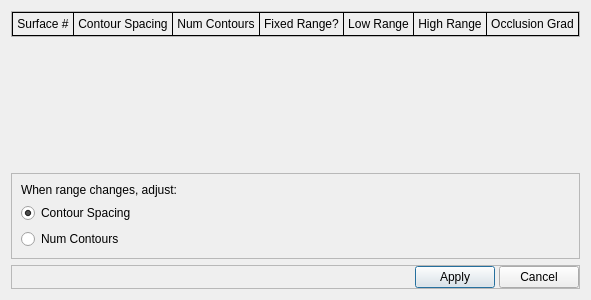
<?xml version="1.0" encoding="UTF-8"?>
<ui version="4.0">
 <class>ContourDialog</class>
 <widget class="QDialog" name="ContourDialog">
  <property name="geometry">
   <rect>
    <x>0</x>
    <y>0</y>
    <width>550</width>
    <height>300</height>
   </rect>
  </property>
  <property name="windowTitle">
   <string>Contour Spacing</string>
  </property>
  <property name="styleSheet">
   <string notr="true"/>
  </property>
  <property name="modal">
   <bool>true</bool>
  </property>
  <layout class="QVBoxLayout" name="verticalLayout">
   <item>
    <widget class="QFrame" name="headerFrame">
     <property name="styleSheet">
      <string notr="true">QLabel {
padding: 4px;
border: 1px solid black;
border-left-width: 0px;
}

#surfHeaderLabel {
border-left-width: 1px;
}

</string>
     </property>
     <property name="frameShape">
      <enum>QFrame::StyledPanel</enum>
     </property>
     <property name="frameShadow">
      <enum>QFrame::Raised</enum>
     </property>
     <layout class="QGridLayout" name="gridLayout">
      <property name="margin">
       <number>0</number>
      </property>
      <property name="spacing">
       <number>0</number>
      </property>
      <item row="0" column="0">
       <widget class="QLabel" name="surfHeaderLabel">
        <property name="frameShape">
         <enum>QFrame::NoFrame</enum>
        </property>
        <property name="frameShadow">
         <enum>QFrame::Plain</enum>
        </property>
        <property name="text">
         <string>Surface #</string>
        </property>
        <property name="alignment">
         <set>Qt::AlignCenter</set>
        </property>
       </widget>
      </item>
      <item row="0" column="5">
       <widget class="QLabel" name="highHeaderLabel">
        <property name="frameShape">
         <enum>QFrame::NoFrame</enum>
        </property>
        <property name="frameShadow">
         <enum>QFrame::Plain</enum>
        </property>
        <property name="text">
         <string>High Range</string>
        </property>
        <property name="alignment">
         <set>Qt::AlignCenter</set>
        </property>
       </widget>
      </item>
      <item row="0" column="6">
       <widget class="QLabel" name="occlusionLabel">
        <property name="frameShape">
         <enum>QFrame::NoFrame</enum>
        </property>
        <property name="frameShadow">
         <enum>QFrame::Plain</enum>
        </property>
        <property name="text">
         <string>Occlusion Grad</string>
        </property>
        <property name="alignment">
         <set>Qt::AlignCenter</set>
        </property>
       </widget>
      </item>
      <item row="0" column="4">
       <widget class="QLabel" name="lowHeaderLabel">
        <property name="frameShape">
         <enum>QFrame::NoFrame</enum>
        </property>
        <property name="frameShadow">
         <enum>QFrame::Plain</enum>
        </property>
        <property name="text">
         <string>Low Range</string>
        </property>
        <property name="alignment">
         <set>Qt::AlignCenter</set>
        </property>
       </widget>
      </item>
      <item row="0" column="3">
       <widget class="QLabel" name="fixedHeaderLabel">
        <property name="frameShape">
         <enum>QFrame::NoFrame</enum>
        </property>
        <property name="frameShadow">
         <enum>QFrame::Plain</enum>
        </property>
        <property name="text">
         <string>Fixed Range?</string>
        </property>
        <property name="alignment">
         <set>Qt::AlignCenter</set>
        </property>
       </widget>
      </item>
      <item row="0" column="2">
       <widget class="QLabel" name="numHeaderLabel">
        <property name="frameShape">
         <enum>QFrame::NoFrame</enum>
        </property>
        <property name="frameShadow">
         <enum>QFrame::Plain</enum>
        </property>
        <property name="text">
         <string>Num Contours</string>
        </property>
        <property name="alignment">
         <set>Qt::AlignCenter</set>
        </property>
       </widget>
      </item>
      <item row="0" column="1">
       <widget class="QLabel" name="spacingHeaderLabel">
        <property name="frameShape">
         <enum>QFrame::NoFrame</enum>
        </property>
        <property name="frameShadow">
         <enum>QFrame::Plain</enum>
        </property>
        <property name="text">
         <string>Contour Spacing</string>
        </property>
        <property name="alignment">
         <set>Qt::AlignCenter</set>
        </property>
       </widget>
      </item>
     </layout>
    </widget>
   </item>
   <item>
    <spacer name="verticalSpacer">
     <property name="orientation">
      <enum>Qt::Vertical</enum>
     </property>
     <property name="sizeHint" stdset="0">
      <size>
       <width>20</width>
       <height>40</height>
      </size>
     </property>
    </spacer>
   </item>
   <item>
    <widget class="QFrame" name="frame_2">
     <property name="frameShape">
      <enum>QFrame::StyledPanel</enum>
     </property>
     <property name="frameShadow">
      <enum>QFrame::Raised</enum>
     </property>
     <layout class="QVBoxLayout" name="verticalLayout_2">
      <item>
       <widget class="QLabel" name="label">
        <property name="text">
         <string>When range changes, adjust:</string>
        </property>
       </widget>
      </item>
      <item>
       <widget class="QRadioButton" name="contSpacingRadioButton">
        <property name="text">
         <string>Contour Spacing</string>
        </property>
        <property name="checked">
         <bool>true</bool>
        </property>
       </widget>
      </item>
      <item>
       <widget class="QRadioButton" name="numContsRadioButton">
        <property name="text">
         <string>Num Contours</string>
        </property>
       </widget>
      </item>
     </layout>
    </widget>
   </item>
   <item>
    <widget class="QFrame" name="frame">
     <property name="frameShape">
      <enum>QFrame::StyledPanel</enum>
     </property>
     <property name="frameShadow">
      <enum>QFrame::Raised</enum>
     </property>
     <layout class="QHBoxLayout" name="horizontalLayout">
      <property name="spacing">
       <number>4</number>
      </property>
      <property name="margin">
       <number>0</number>
      </property>
      <item>
       <spacer name="horizontalSpacer">
        <property name="orientation">
         <enum>Qt::Horizontal</enum>
        </property>
        <property name="sizeHint" stdset="0">
         <size>
          <width>40</width>
          <height>20</height>
         </size>
        </property>
       </spacer>
      </item>
      <item>
       <widget class="QPushButton" name="applyButton">
        <property name="text">
         <string>Apply</string>
        </property>
       </widget>
      </item>
      <item>
       <widget class="QPushButton" name="cancelButton">
        <property name="text">
         <string>Cancel</string>
        </property>
       </widget>
      </item>
     </layout>
    </widget>
   </item>
  </layout>
 </widget>
 <resources/>
 <connections/>
</ui>
